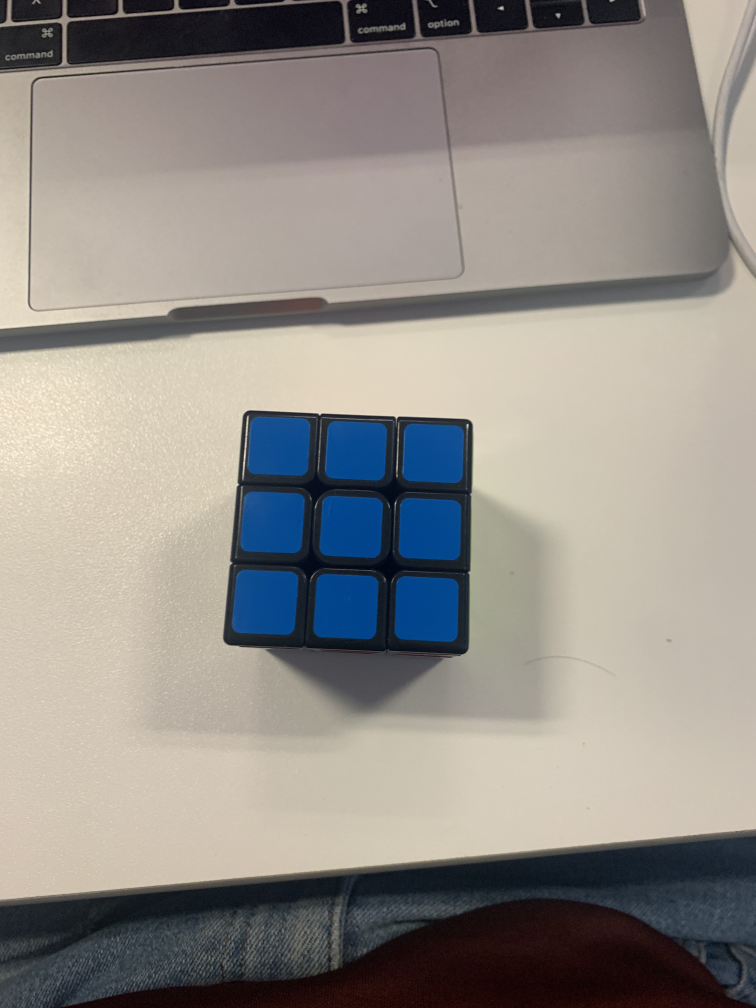
#> input picture img/blue_face.jpg, 3024 x 4032 px (shown at 1/4 size)
$ python -i util.py   (imports and definitions only)
#> lines starting #> are read from the running program, lines starting #| are printed output that depends on the picture; after the words box and inside, x2 and y2 are one past the last pixel; in counts of white or black regions, pixels touching at a corner belong together
#> further down, picture is the input picture: shape (4032, 3024, 3); mean B, G, R 136.2, 141.6, 146

import cv2
import pandas as pd
import numpy as np
import matplotlib.pyplot as plt
from colormath.color_objects import sRGBColor, LabColor
from colormath.color_conversions import convert_color
from colormath.color_diff import delta_e_cie2000


class Cube:

  # [10 lines left out: functions __init__, set_color_ref, not called in this run]

  def color_to_calibrate(self):
      dic={0:"white",1:"red",2:"green",3:"orange",4:"blue",5:"yellow",6:"Done"}
      return dic[len(self.color_refs)]

  # [49 lines left out: functions validation, to_kociemba, draw_patron, draw_face, face_to_reco, not called in this run]


class Face(Cube):

  colors=[]
  contours=[]
  img =[]
  position=[]
  color_face=''


  # [99 lines left out: functions __init__, order_contours, set_img_and_contours, average_color, distance_colors, longueur_square, not called in this run]

def angle_cos(p0, p1, p2):
    import numpy as np

    d1, d2 = (p0-p1).astype('float'), (p2-p1).astype('float')
    return abs( np.dot(d1, d2) / np.sqrt( np.dot(d1, d1)*np.dot(d2, d2) ) )

def detection(frame):
    gray_img = cv2.cvtColor(frame, cv2.COLOR_BGR2GRAY)
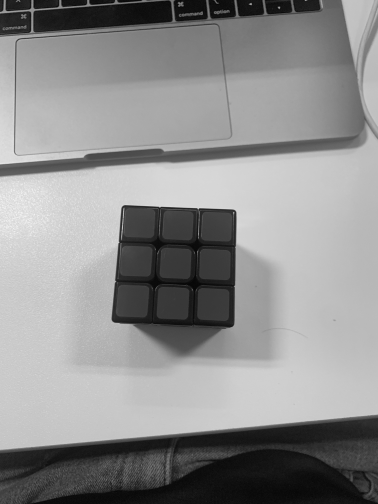
#> gray_img: shape (4032, 3024) (shown at 1/8 size); min 0, max 252, mean 142.3
    gray_img = np.float32(gray_img)
    blurred = cv2.GaussianBlur(gray_img, (3, 3), 0)
    canny = cv2.Canny(frame, 20, 40)
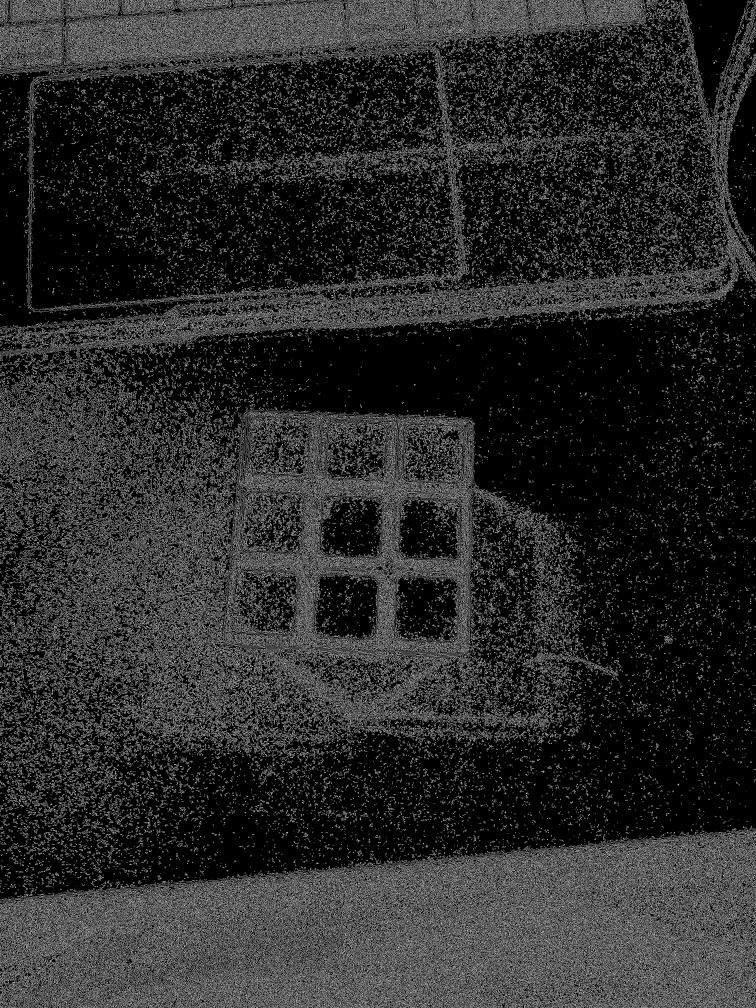
#> canny: shape (4032, 3024) (shown at 1/4 size); 16.5% white in thin lines or dots
    kernel = np.ones((3,3), np.uint8)
    dilated = cv2.dilate(canny, kernel, iterations=2)
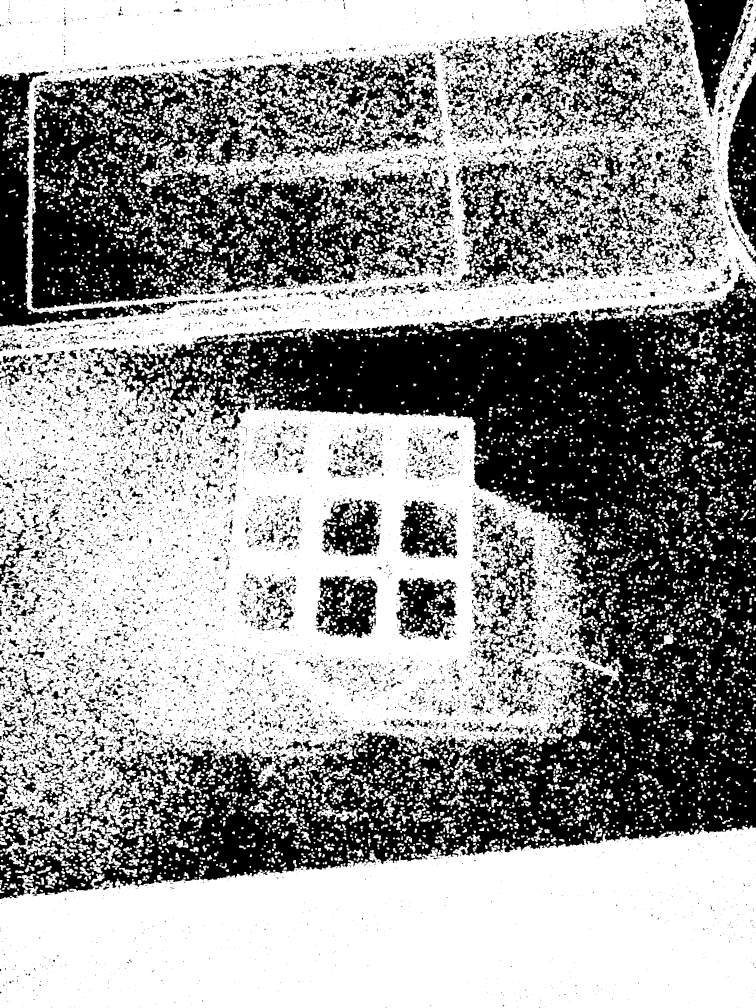
#> dilated: shape (4032, 3024) (shown at 1/4 size); 60.4% white; 13408 black regions (10197 under 20 px)
    (contours, hierarchy) = cv2.findContours(dilated.copy(), cv2.RETR_TREE,cv2.CHAIN_APPROX_SIMPLE)
#> contours = 20969 contours, 10539 with area under 20; largest, box (x1, y1, x2, y2) and area: (0, 0, 3024, 3356) 6879958, (0, 3302, 3024, 4032) 1765636, (122, 215, 1836, 1238) 1299127, (1822, 539, 2674, 1157) 233922, (1859, 115, 2738, 574) 139492

    squares=[]
    for cnt in contours:
                    cnt_len = cv2.arcLength(cnt, True)
                    cnt = cv2.approxPolyDP(cnt, 0.04*cnt_len, True)
                    if len(cnt) == 4  and cv2.isContourConvex(cnt):
                        cnt = cnt.reshape(-1, 2)
                        max_cos = np.max([angle_cos( cnt[i], cnt[(i+1) % 4], cnt[(i+2) % 4] ) for i in range(4)])
                        if max_cos < 0.2 and cv2.contourArea(cnt)>5000 and  cv2.contourArea(cnt)<10000 :#and #longueur_square(cnt):
                            squares.append(cnt)
#> this loop made 20969 passes
#> (cnt_len, cnt, max_cos) on passes 1, 9, 11, 13, 18: (52.73, [[69, 3567], [59, 3568], [53, 3578], [68, 3579]], 0.597), (25.41, [[16, 3543], [16, 3548], [24, 3548], [24, 3544]], 0.124), (30.83, [[0, 3540], [0, 3552], [3, 3552], [4, 3541]], 0.243), (25.41, [[73, 3537], [73, 3542], [81, 3542], [81, 3538]], 0.124), (30.24, [[7, 3529], [0, 3530], [1, 3538], [5, 3538]], 0.353)
#> after the loop, max_cos = 0; squares = []

    cv2.drawContours(frame, squares, -1, (0,255,0), 3)

    return frame,squares

# [18 lines left out: function draw_arrow, not called in this run]


>>> import cv2
>>> picture = cv2.imread('img/blue_face.jpg')
>>> result = detection(picture)

$ run again, on img/mixed_face.jpg
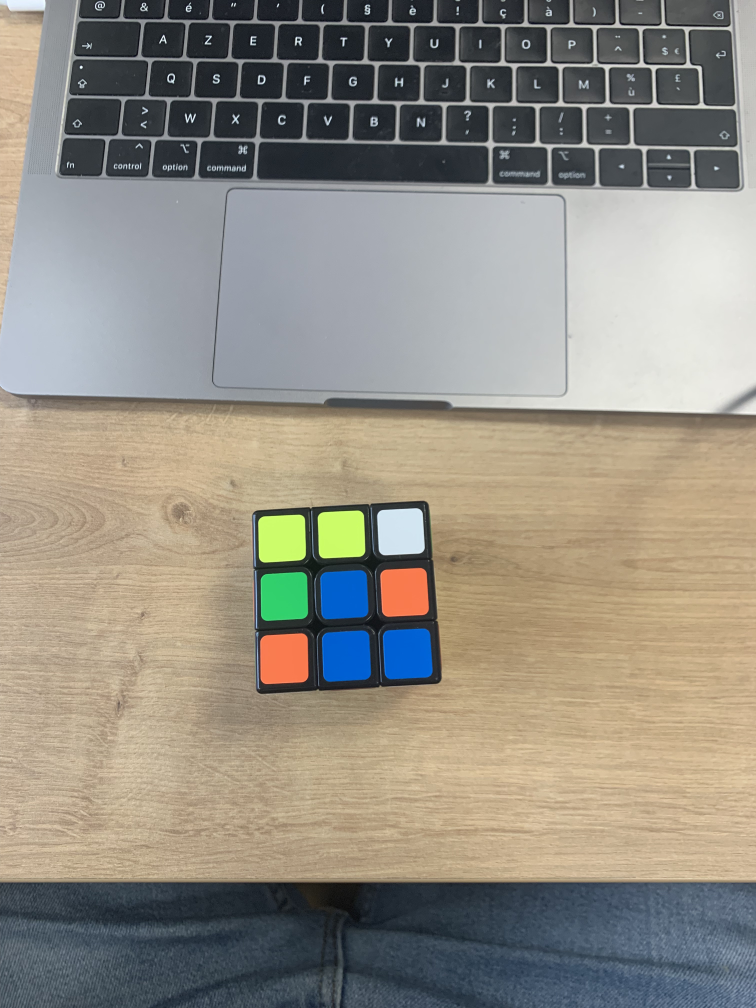
#> input picture img/mixed_face.jpg, 3024 x 4032 px (shown at 1/4 size)
#> picture is the input picture: shape (4032, 3024, 3); mean B, G, R 131.5, 142, 146.8
#> in detection, `canny = cv2.Canny(frame, 20, 40)`:
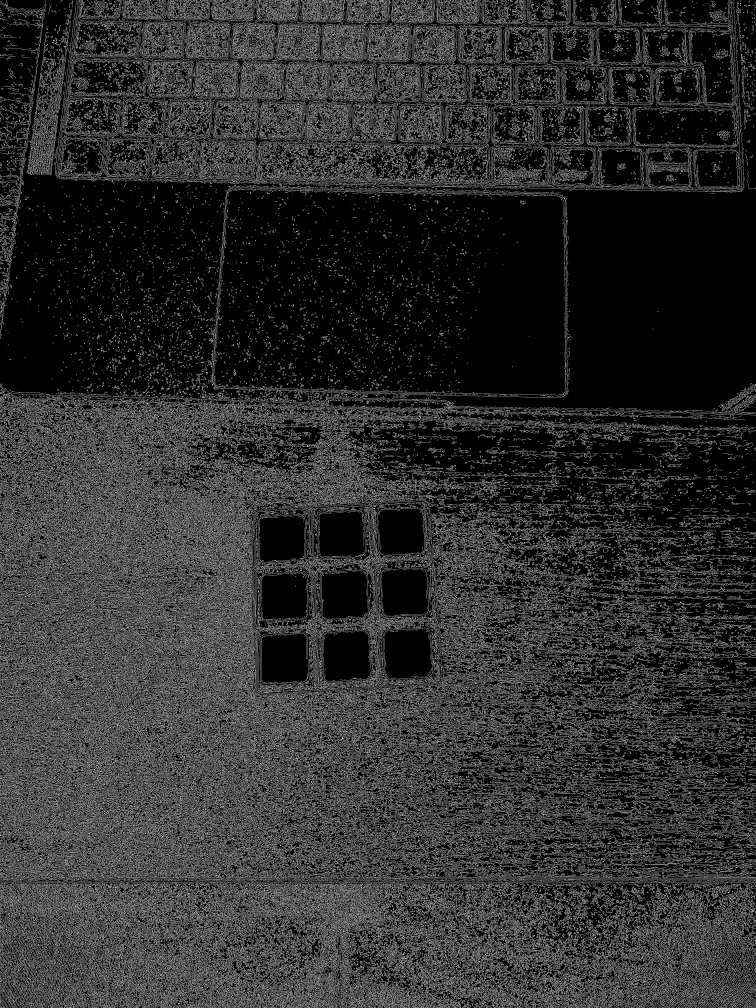
#> canny: shape (4032, 3024) (shown at 1/4 size); 18.3% white in thin lines or dots
#> in detection, `dilated = cv2.dilate(canny, kernel, iterations=2)`:
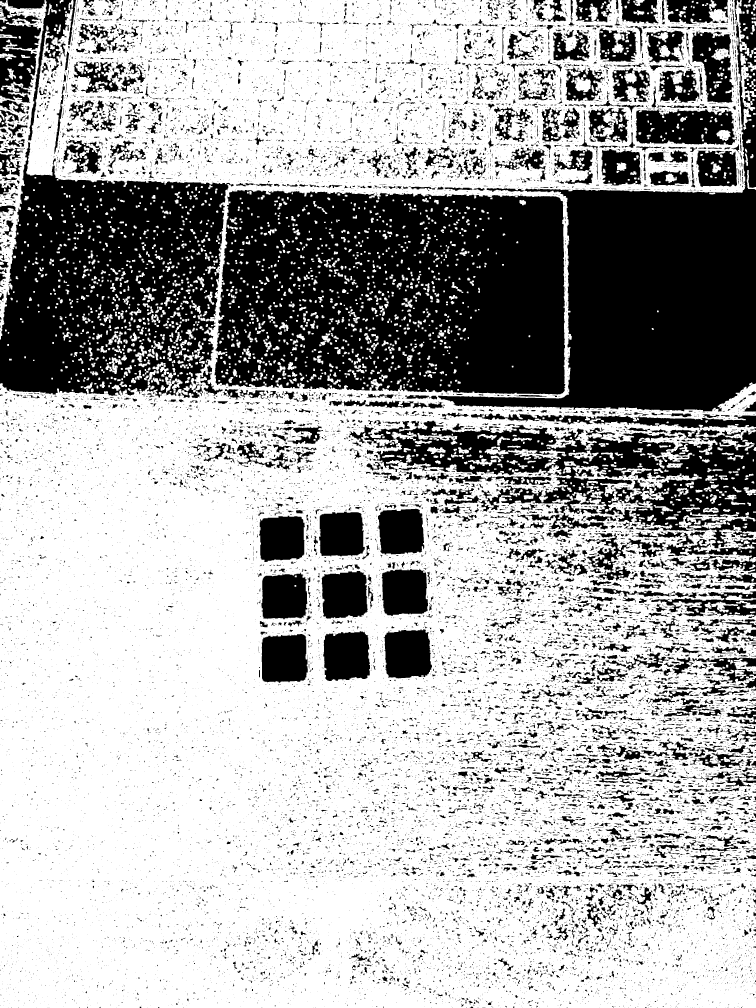
#> dilated: shape (4032, 3024) (shown at 1/4 size); 66.7% white; 21212 black regions (16585 under 20 px)
#> contours = 25120 contours, 16353 with area under 20; largest, box (x1, y1, x2, y2) and area: (0, 0, 3024, 4032) 10089232, (857, 759, 2262, 1579) 1073882, (2541, 433, 2949, 581) 50278, (1292, 2524, 1483, 2725) 32963, (1533, 2516, 1729, 2715) 32886
#> the loop in detection, `for cnt in contours:` made 25120 passes
#> (cnt_len, cnt, max_cos) on passes 2, 3, 5, 6: (27.41, [[3018, 2878], [3019, 2887], [3023, 2887], [3023, 2878]], 0.11), (31.41, [[3012, 2860], [3012, 2864], [3023, 2864], [3023, 2859]], 0.0905), (29.41, [[3013, 2791], [3013, 2796], [3023, 2796], [3023, 2792]], 0.0995), (55.9, [[2929, 2721], [2909, 2722], [2909, 2726], [2925, 2730]], 0.451)
#> after the loop in detection, `for cnt in contours:`: max_cos = 0.897; squares = []
